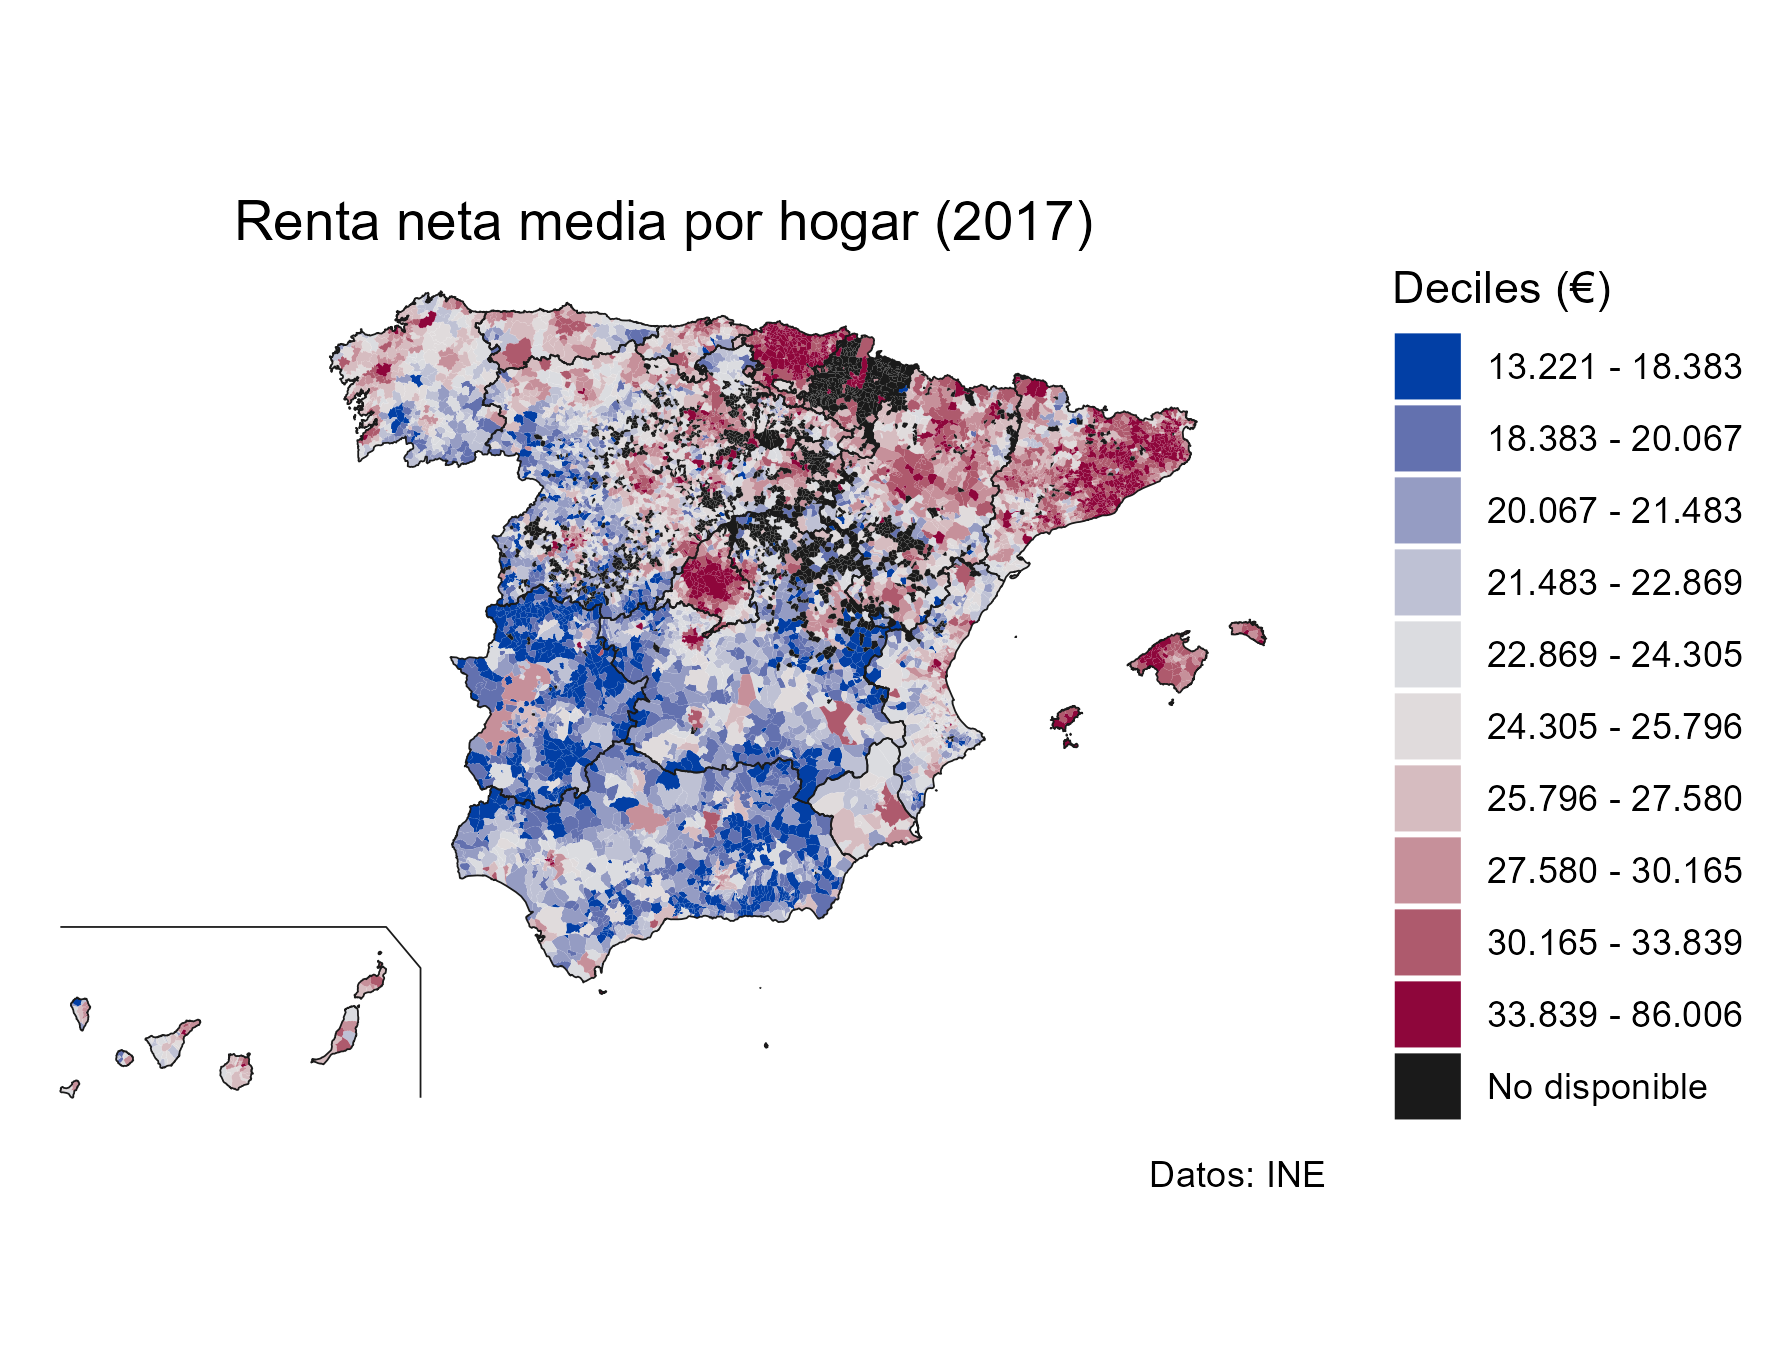

Write the R code that produced this figure.
library(sf)
library(readxl)
library(dplyr)
library(mapSpain)


renta <- read_xlsx("img/renta/30824.xlsx",
  na = "NA"
)


# Select ID
renta$LAU_CODE <- sapply(strsplit(renta$CUSEC, " "), "[", 1)

# Select municipios

munis <- esp_get_munic_siane(year = 2017)


# Join

munis_renta <- munis %>%
  left_join(renta) %>%
  mutate(Renta_hogar = as.numeric(RNMH_2017))


# Create bins
library(classInt)

breaks <- classIntervals(munis_renta$Renta_hogar, n = 10, style = "quantile")
munis_renta$cuts <- cut(munis_renta$Renta_hogar, breaks$brks, labels = FALSE)

# Create labs
df <- data.frame(cuts = c(1:10, NA))
df$labs <- c(paste0(
  prettyNum(round(breaks$brks, 0), big.mark = ".")[-length(breaks$br)],
  " - ",
  prettyNum(round(breaks$brks, 0), big.mark = ".")[-1]
), "No disponible")

df$labs <- as.factor(df$labs)
munis_renta <- munis_renta %>% left_join(df)


library(ggplot2)
ccaa <- esp_get_ccaa_siane(year = 2017)

ggplot(munis_renta) +
  geom_sf(aes(fill = labs), color = NA) +
  geom_sf(data = ccaa, fill = NA, color = "grey10", size = 0.2) +
  scale_fill_manual(values = c(hcl.colors(10, "Blue-Red"), "grey10")) +
  theme_void() +
  labs(
    title = "Renta neta media por hogar (2017)",
    fill = "Deciles (€)",
    caption = "Datos: INE"
  ) +
  theme(
    plot.background = element_rect(fill = "white", colour = NA),
    plot.title = element_text(hjust = .5),
    legend.box.margin = margin(10, 10, 10, 10)
  )

ggsave("img/renta2017.png", dpi = 300, bg = "white")
